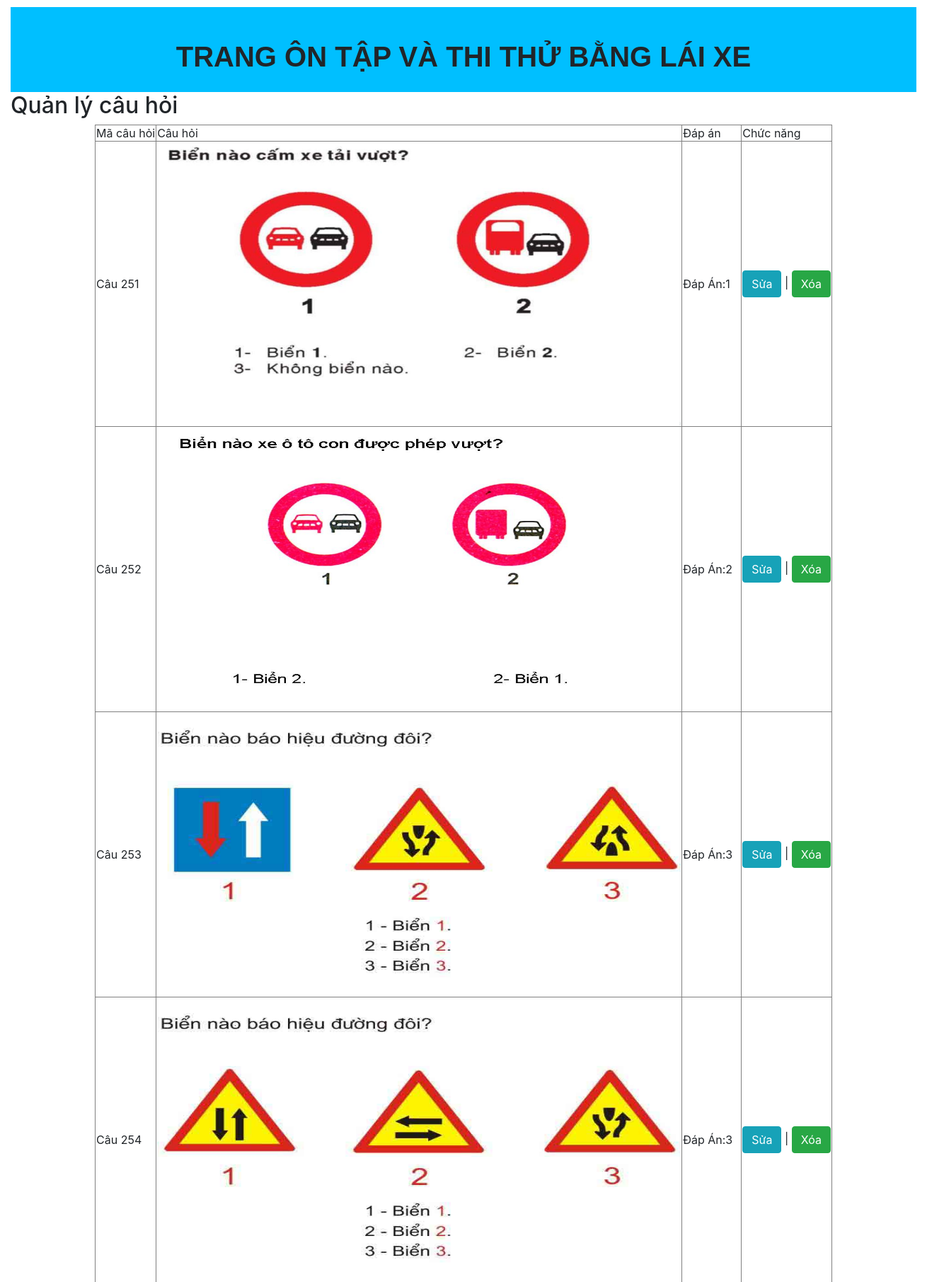
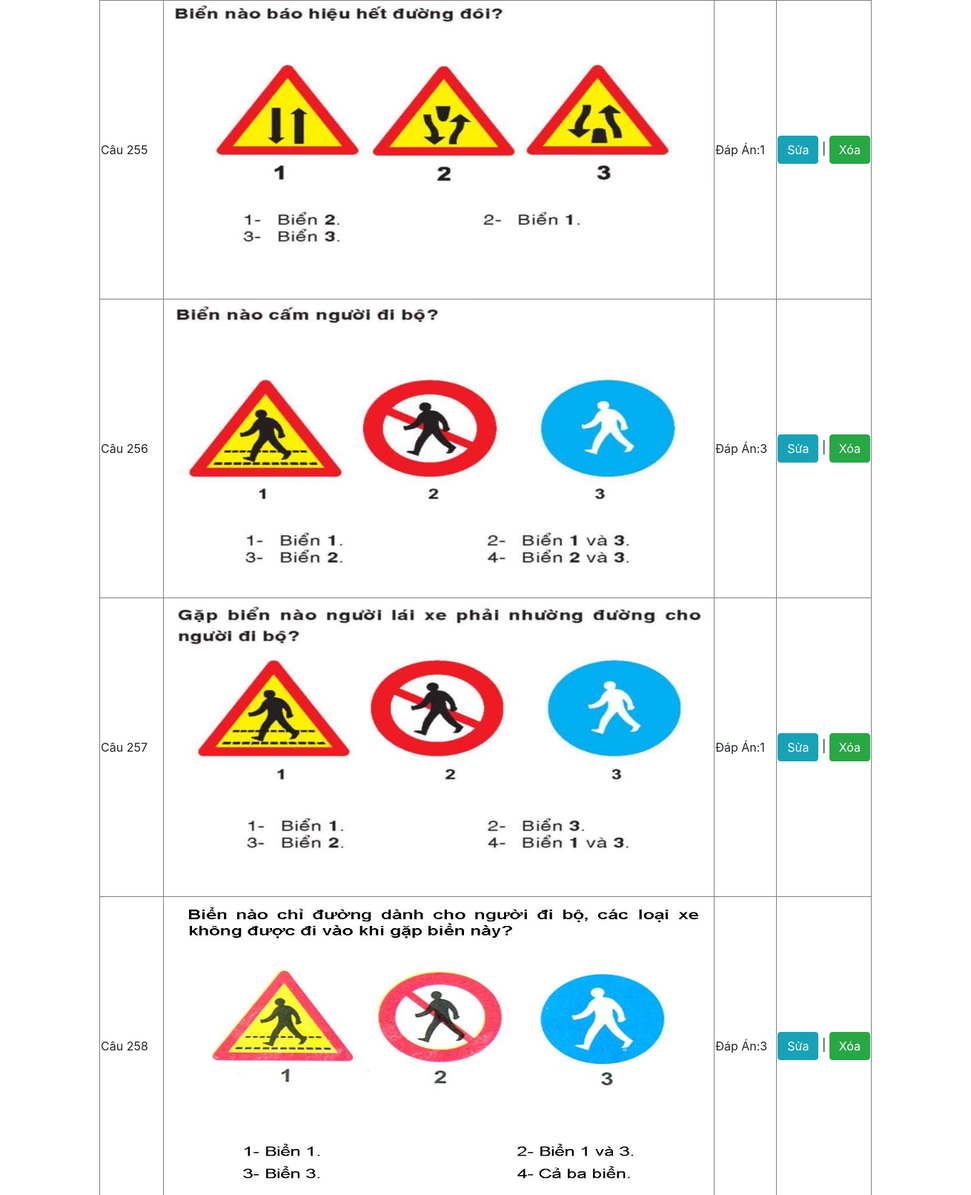
Screenshot of /qlycauhoi3.php?trangchon=5 (upper part) with the database file from the repository (2 pictures, top to bottom).
### tables this page shows
CREATE TABLE IF NOT EXISTS `cauhoioto` (
  `id` varchar(30) NOT NULL,
  `cauhoi` longblob NOT NULL,
  `dapandung1` varchar(11) NOT NULL,
  PRIMARY KEY (`id`)
);

### qlycauhoi3.php (the view, shortened to what this page needs)
<html>
	<head>
		<link rel="stylesheet" href="https://stackpath.bootstrapcdn.com/bootstrap/4.3.1/css/bootstrap.min.css">
	</head>
	<body>
		<div id="phandau">
			<p>TRANG ÔN TẬP VÀ THI THỬ BẰNG LÁI XE</p>
		</div>
		<div id="tieude">
			<h2>Quản lý câu hỏi</h2>
		</div>
		<div id="hienthi">
				<?php
			$sodongtrentrang=50;
			$kn=mysqli_connect("localhost","root","","banglaixe");
			mysqli_set_charset($kn, 'UTF8');
			if(isset($_GET['trangchon']))
			{
				$trang=$_GET['trangchon'];
			}
			else
			{
				$trang=0;
			}
			$vt=$trang*$sodongtrentrang;
			$caulenhphantrang="select * from cauhoioto LIMIT $vt, $sodongtrentrang";
			$kqpt=mysqli_query($kn,$caulenhphantrang);
			echo "<table align='center' border='1'>";
			echo "<tr>
					<td>Mã câu hỏi</td>
					<td>Câu hỏi</td>
					<td>Đáp án</td>
					<td>Chức năng</td>
				</tr>";
			while($row=mysqli_fetch_array($kqpt))
			{
				$cau=$row['cauhoi'];
				$id=$row['id'];
				echo "<tr><td>Câu ".$row['id']."</td>
						<td><img src='/BT/450 cau hoi sat hach lai xe/$cau'/height='400' width='740'></td>
						<td>Đáp Án:". $row['dapandung1']."</td>
						<td><a href='sua2.php?id=$id'><button type='button' class='btn btn-info'>Sửa</button></a> | <a href='xoa2.php?id=$id'><button type='button' class='btn btn-success'>Xóa</button></a></td></tr>";
			}
			echo "</table>";
				?>
		</div>
	</body>
</html>

### qlycauhoi3.php (style rules this page uses)
body { width: 1300px; padding: 10px; margin: 0 auto; }
#phandau { height: 120px; background-color: #00BFFF; }
#phandau p { font-family: Arial; font-size: 40px; font-weight: bold; text-align: center; padding: 40px; }

### rows the page displays
cauhoioto: id "251", cauhoi (picture), dapandung1 "1"
cauhoioto: id "252", cauhoi (picture), dapandung1 "2"
cauhoioto: id "253", cauhoi (picture), dapandung1 "3"
cauhoioto: id "254", cauhoi (picture), dapandung1 "3"
cauhoioto: id "255", cauhoi (picture), dapandung1 "1"
cauhoioto: id "256", cauhoi (picture), dapandung1 "3"
cauhoioto: id "257", cauhoi (picture), dapandung1 "1"
cauhoioto: id "258", cauhoi (picture), dapandung1 "3"
